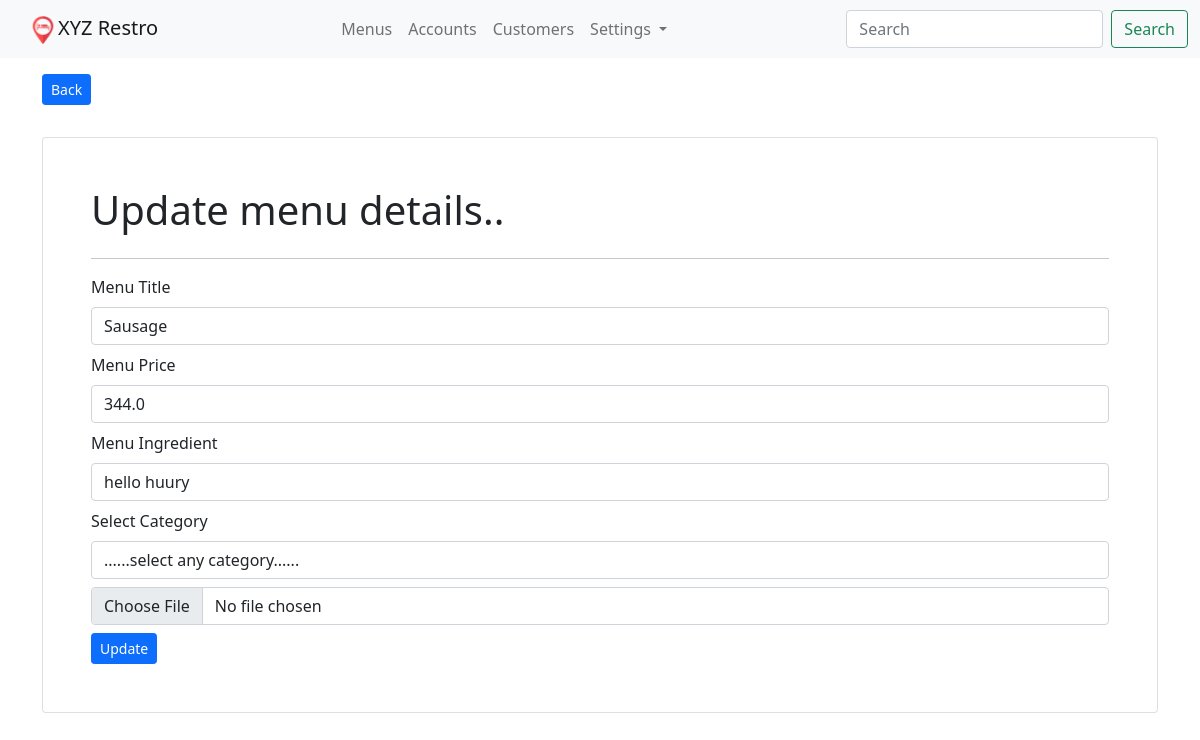
The app's page /menus/edit/2/ (signed in) with its own data.
### app_menus/models.py (models this page shows, shortened)
class Menu(models.Model):
        menu_title= models.CharField(max_length=100)
        menu_price=models.FloatField(default=0.00)
        menu_ingredient= models.CharField(max_length=100)
        menu_category= models.ForeignKey(Category, on_delete=models.CASCADE)
        menu_img= models.FileField(upload_to="images/menus/",blank=True, null=True)
        menu_created_at= models.DateTimeField(auto_now_add=True)
        is_active= models.BooleanField(default=True)
        class Meta:
            db_table= "restro_menus"
            ordering= ["-menu_title"]

### app_menus/views.py (the view)
# urls.py: path('edit/<int:id>/', views.edit_menu, name='menu-edit'),
@login_required(login_url='/login/')
@csrf_protect
def edit_menu(request, id):
    menu_obj = Menu.objects.get(id=id)
    category_obj= Category.objects.all()
    context= {"data": menu_obj, "categories":category_obj}
    if request.method == "POST":
        menu_obj = MenuCreateForm(data=request.POST, instance=menu_obj, files=request.FILES)
        if menu_obj.is_valid():
            menu_obj.save()
            return redirect("menu-edit", id) #redirecting to url having id
    return render(request, 'menus/edit_menu.html', context)

### templates/menus/edit_menu.html (shortened to what this page needs)
{% extends 'layouts/master.html' %}
{% block content %}
<div class="container">
    <a href="{% url 'menu-list' %}" class="btn btn-sm btn-primary mb-3 mt-3">Back</a>
    <div class="card p-5 mt-3">
        <h1>Update menu details..</h1>
        <hr>
        <form action="{% url 'menu-edit' data.id %}" method="post" enctype="multipart/form-data">
            <div class="form-group mb-2">
                <label for="menu_title">Menu Title</label>
                <input type="text" name="menu_title" class="form-control mt-2" value="{{ data.menu_title }}">
            </div>
            <div class="form-group mb-2">
                <label for="menu_price">Menu Price</label>
                <input type="number" name="menu_price" class="form-control mt-2" value="{{ data.menu_price }}">
            </div>
            <div class="form-group mb-2">
                <label for="menu_ingredient">Menu Ingredient</label>
                <input type="text" name="menu_ingredient" class="form-control mt-2" value="{{ data.menu_ingredient }}">
            </div>
            <div class="form-group mb-2">
                <label for="menu_category">Select Category</label>
                <select name="menu_category" class="form-control mt-2">
                    <option value="0">......select any category......</option>
                </select>
            </div>
            <div class="fomr-group mb-2">
                <input type="file" name="menu_img" class="form-control mb-2 mt-2">
            </div>
            <input type="submit" value="Update" class="btn btn-primary btn-sm">
        </form>
    </div>
</div>
{% endblock %}

### records on screen
Menu: menu_title "Sausage", menu_price "344.0", menu_ingredient "hello huury"
